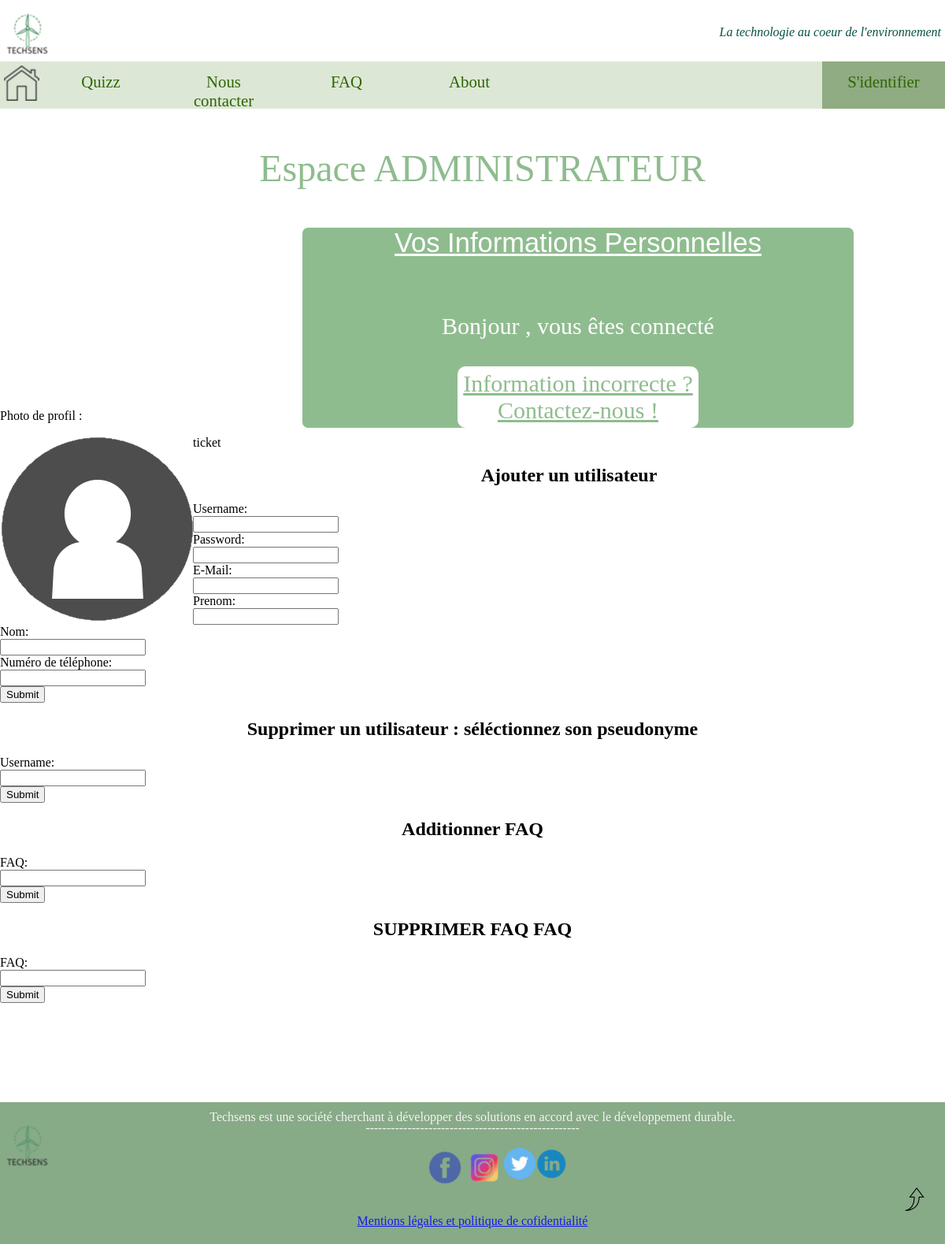
The app's page /adminespace.php, older data.
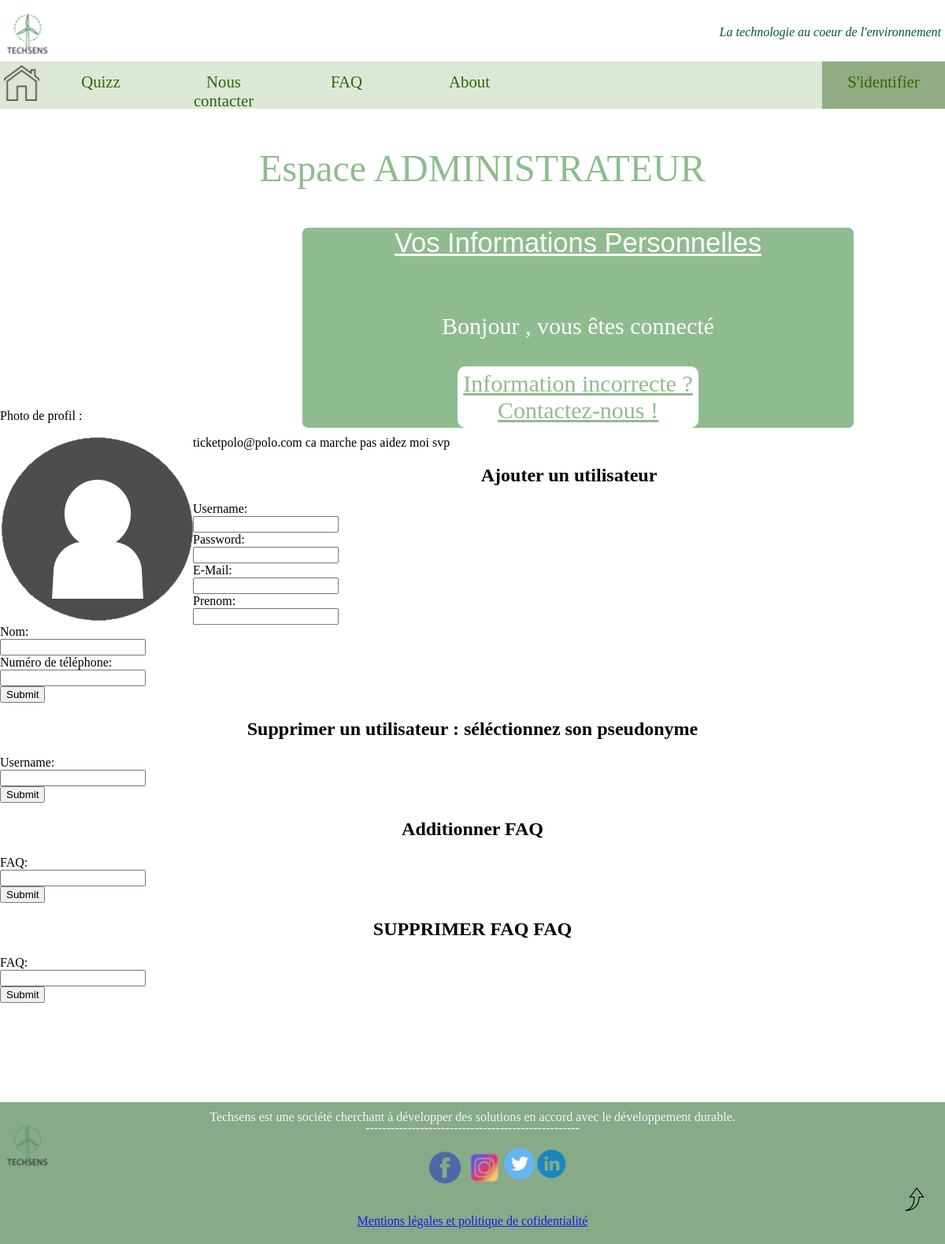
The same page, newer data.
### tables this page shows
CREATE TABLE `ticket` (
  `id` int(11) NOT NULL,
  `nom` varchar(100) NOT NULL,
  `email` varchar(100) NOT NULL,
  `message` varchar(100) NOT NULL
);

### adminespace.php (the view, shortened to what this page needs)
<?php
include "config2.php";
?>
<!doctype html>
<html>
<head>
    <link href="graphique.css" media="all" rel="stylesheet" type="text/css">
</head>
<body>
       <?php
         if (isset($_SESSION['connected']) && $_SESSION['connected'] == true){
            include("./Composants/headerconnected.php");
                }
        else {include("./Composants/headerdeconnected.php");
    }
    ?>
    <div class="container2">
        <center>
            <p class="contacter2"> Espace ADMINISTRATEUR </p>
        </center>
        <span>
            <div class="formulaire2">
                <form class="intro">
                    <p class="txt1"> Vos Informations Personnelles </p>
                    <?php
                    if (isset($_GET['Logout'])) {
                        if ($_GET['Logout'] == true) {
                            session_unset();
                            header("location: adminid.php");
                        }
                    } else if ($_SESSION['uname'] !== "") {
                        $user = $_SESSION['uname'];
                        echo "<br>Bonjour $user, vous êtes connecté";
                    }
                    ?>
                    <br><br>
                    <a href="aide.php" class="button2">Information incorrecte ? Contactez-nous !</a>
                </form>
            </div>
    </div>
    <p class="pdp">Photo de profil : </p>
    <img src="anonyme.png" alt="photo de profil" class="img30" />
<?php
 $rasult = mysqli_query($con,"SELECT * FROM ticket");
 echo "ticket";
 while($rew = mysqli_fetch_array($rasult))
          {
          echo "<tr><td>" . $rew['email'] . "</td><td> " . $rew['message'] . "</td></tr>";
          }
?>
<div><center><h2>Ajouter un utilisateur</h2></center></div>
	<form  action='config3.php' method='POST'>
		<label for="user">Username:</label>	<br/>
		<input type='text' name='user' id="user" ><br/>
		<label for="user">Password:</label>	<br/>
		<input type='password' name='pass' id="pass"  ><br/>
        <label for="user">E-Mail:</label> <br/>
        <input type='text' name='email' id="email" ><br/>
        <label for="user">Prenom:</label> <br/>
        <input type='text' name='prenom' id="prenom" ><br/>
        <label for="user">Nom:</label> <br/>
        <input type='text' name='nom' id="nom" ><br/>
        <label for="user">Numéro de téléphone:</label> <br/>
        <input type='text' name='telephone' id="telephone" ><br/>
		<input type='submit' name='sentForm' id="sentForm" />
	</form>
	<div><center><h2>Supprimer un utilisateur : séléctionnez son pseudonyme</h2></center></div>
	<form  action='config3.php' method='POST'>
		<label for="user">Username:</label>	<br/>
		<input type='text' name='user' id="user"  ><br/>
		<input type='submit' name='delete' id="delete" />
	</form>
<div><center><h2>Additionner FAQ</h2></center></div>
	<form  action='config3.php' method='POST'>
		<label for="message1">FAQ:</label>	<br/>
		<input type='text' name='message1' id="message1"  ><br/>
		<input type='submit' name='addfaq' id="addfaq" />
        <div><center><h2>SUPPRIMER FAQ FAQ</h2></center></div>
    <form  action='config3.php' method='POST'>
        <label for="message">FAQ:</label>   <br/>
        <input type='text' name='message' id="message" ><br/>
        <input type='submit' name='deletefaq' id="deletefaq"/>
	</form>
<br>
<br>
<br>
<br>
<br>
<br>
<br>
    <div class="footer">
        <div class="foot">Techsens est une société cherchant à développer des solutions en accord avec le développement durable.</div>
        <img src="logoo.png" alt="photo du logo" />
        <div class="content">
            <div class="barre">
            <p>---------------------------------------------------</p></div>
            <div class="photologo">
            <div class="logofb">
                <a href="https://www.facebook.com/profile.php?id=100073322512659"> <img src="fb.png" alt="logo fb" /> </p></a></div>
            <div class="logoinsta">
                <a href="https://www.instagram.com/"> <img src="insta.png" alt="logo insta" /> </a></div>
            <div class="logotwitter">
                <a href="https://twitter.com/Techsens_"> <img src="twitter.png" alt="logo twitter" /></a></div>
            <div class="logolinkedin">
                <a href="https://www.linkedin.com/in/techsens-a9887b222"> <img src="linkedin.png" alt="logo linkedin" /> </a></div>
        </div></div>
            <div class="end">
                    <label for="end">
                        <a href="cgu.html"> Mentions légales et politique de cofidentialité</a></label></div>
    </div>
    <div id="scrollUp">
            <a href="#haut" class="top">
                <img src="Haut.png" alt="photo bouton" class="img10" /></a>
        </div>
</body>
</html>
</html>

### Composants/headerdeconnected.php
<!DOCTYPE html>
<html>
<head>
<link href="graphique.css" media="all" rel="stylesheet" type="text/css">
</head>
<body>
<header id="header">
        <div class="topheader">
            <div class="logomenu">
                <img src="logoo.png" alt="photo du logo" /> </p></a>
            </div>
            <div class="phrase">
                <p>La technologie au coeur de l'environnement </p>
            </div>
        </div>
        <div class="mainheader">
            <nav>
            <ul>
                <a href="accueil.php"> <img src="maison.png" alt="photo du logo" class="maisoon"/> </a>
                    <li><a href="quizz.php">Quizz</a></li>
                    <li><a href="contact.php">Nous contacter</a></li>
                    <li><a href="faq.php">FAQ</a></li>
                    <li><a href="about.php">About</a></li>
                    <li style="float:right"><a class="active" href="login.php">S'identifier</a></li>
            </ul>
            </nav>
        </div>
    </header>

### graphique.css (style rules this page uses)
.maisoon { margin-top: 5px; margin-left: 5px; }
.mainheader ul { list-style-type: none; margin: 0; padding: 0; overflow: hidden; background-color: #dde7d6; width: 100%; }
header { width: 100%; }
li { display: inline; float: left; }
li a { display: flex; color: #2e6604; text-align: center; padding: 14px 16px; text-decoration: none; background-color: #dde7d6; height: 60px; font-size: 1.3em; justify-content: space-around; }
.mainheader ul li { width: 13%; height: 60px; justify-content: space-between; }
.topheader { height: 60px; }
.active { background-color: rgba(125, 158, 109, 0.8); display: center; }
.phrase { position: relative; float: right; margin-top: 0px; margin-right: 5px; font-family: cursive; font-size: 1em; font-style: italic; color: #075244; }
img { float: left; }
body { background-color: white; margin: 0; padding: 0; }
.img10 { float: right; width: 30px; height: auto; position: relative; margin-right: 2%; margin-top: -6%; }
.contacter2 { font-size: 3em; font-family: Bradley Hand, cursive; margin-left: 25px; color: darkseagreen; }
.formulaire2 { margin-left: 32%; text-align: justify; font-size: 1.25em; width: 30%; }
.txt1 { font-size: 1.15em; font-family: arial; text-decoration: underline; }
.button2 { display: flex; margin-right: auto; margin-left: auto; color: darkseagreen; width: 300px; padding: 5px 3px; background-color: white; border: none; border-radius: 10px; cursor: pointer; }
.footer { position: relative; padding-top: 10px; width: 100%; height: 170px; background-color: rgb(123, 161, 123); color: #F3F3F3; text-align: center; opacity: 0.9; bottom: 0; }
.photologo { width: 30%; margin-right: 40%; margin-left: 40%; float: center; }
.end { margin-top: 100px; }
.content { margin-left: 25%; margin-right: 25%; width: 50%; margin-top: -20px; }
.intro { position: relative; text-align: center; margin-left: auto; margin-right: auto; border-radius: 7px; width: 700px; background-color: darkseagreen; color: white; font-size: 30px; }

Row changes from the older to the newer data that the page shows:
added ticket: email "polo@polo.com", message "ca marche pas aidez moi svp"
